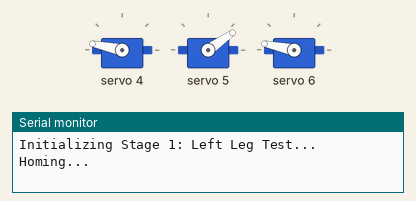
Bench run of a sketch on a simulated Arduino Uno, built with avr-gcc and run on an emulated ATmega328P. On the bench: 3 × servo, the last lines printed to the serial monitor.

Above: at 1.6 s.
At 2.7 s:
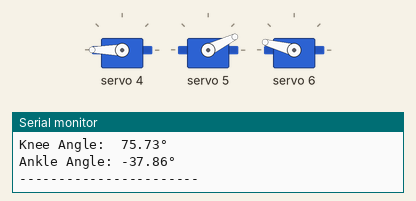
At 9.45 s:
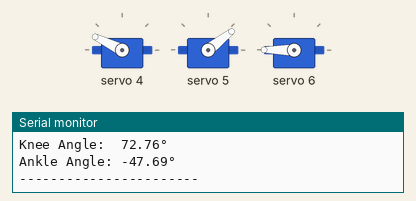
At 14.93 s:
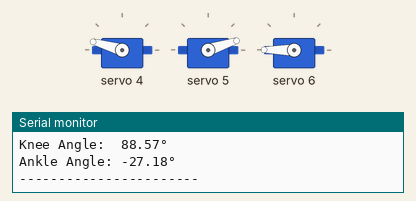
At 27.6 s:
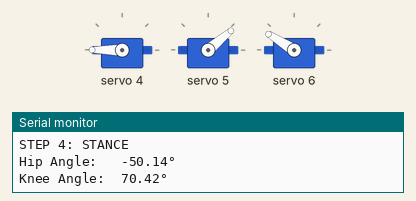
Timing chart, 0 to 40.0 s (numbered marks = the images above):
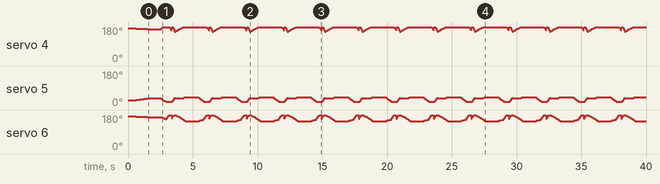

Measured:
- by itself, servo 4: 174° → 173° at 0.35 s, → 172° 0.30 s later, → 171° 0.30 s later, → 170° 0.28 s later, … (505 changes in this stretch)
- by itself, servo 5: 24° → 25° at 0.35 s, → 26° 0.16 s later, → 28° 0.13 s later, → 29° 0.15 s later, … (423 changes in this stretch)
- by itself, servo 6: 174° → 173° at 0.35 s, → 172° 0.30 s later, → 171° 0.30 s later, → 170° 0.28 s later, … (685 changes in this stretch)

The sketch:

Stage1_LeftLeg_Test.ino
```cpp
/*
  Stage1_LeftLeg_Test.ino
  Specific code for testing the Left Leg (Mirrored)
*/

#include <Wire.h>
#include <Adafruit_PWMServoDriver.h>
#include "BipedLeg.h"

Adafruit_PWMServoDriver pwm = Adafruit_PWMServoDriver();

// --- CONFIGURATION ---
// Channels: Hip=4, Knee=5, Ankle=6 (CHANGE IF NEEDED)
// The 'true' at the end enables LEFT LEG MIRROR MODE
BipedLeg leftLeg(&pwm, 4, 5, 6, true);

void setup() {
  Serial.begin(115200);
  Serial.println("Initializing Stage 1: Left Leg Test...");

  Wire.begin();
  pwm.begin();
  pwm.setPWMFreq(50);
  delay(200);

  // Apply Offsets (Start with 0, adjust after first run)
  // If the leg isn't straight at 90 deg, add values here: (Hip, Knee, Ankle)
  leftLeg.setOffsets(0.0, 0.0, 0.0);

  // --- HOMING ---
  Serial.println("Homing...");
  // Move to safe stance: X=0 (Centered), Y=-15cm (Height)
  leftLeg.moveToSmooth(0, -15.0, 1000);
  delay(1000);

  printStepInfo("HOME POSITION");
}

void loop() {
  // --- SINGLE LEG GAIT TEST (LEFT) ---
  // The coordinates are the same as Right Leg,
  // but the Library handles the servo mirroring automatically.

  // 1. Lift
  leftLeg.moveToSmooth(-4.0, -13.0, 300);
  printStepInfo("STEP 1: LIFT");

  // 2. Swing Forward
  leftLeg.moveToSmooth(3.0, -13.0, 300);
  printStepInfo("STEP 2: SWING FORWARD");

  // 3. Place Down
  leftLeg.moveToSmooth(3.0, -15.0, 200);
  printStepInfo("STEP 3: PLACE DOWN");

  // 4. Stance (Drag Back - Power Stroke)
  leftLeg.moveToSmooth(-4.0, -15.0, 600);
  printStepInfo("STEP 4: STANCE");

  delay(1000);
}

// --- LOGGING HELPER ---
void printStepInfo(String stepName) {
  Serial.println(stepName);
  Serial.print("Hip Angle:   "); Serial.print(leftLeg.getHipAngle()); Serial.println("°");
  Serial.print("Knee Angle:  "); Serial.print(leftLeg.getKneeAngle()); Serial.println("°");
  Serial.print("Ankle Angle: "); Serial.print(leftLeg.getAnkleAngle()); Serial.println("°");
  Serial.println("-----------------------");
}
```

BipedLeg.cpp
```cpp
#include "BipedLeg.h"

// UPDATE: Constructor now accepts isLeft flag
BipedLeg::BipedLeg(Adafruit_PWMServoDriver *driver, int hipCh, int kneeCh, int ankleCh, bool isLeft) {
  _pwm = driver;
  _hipCh = hipCh;
  _kneeCh = kneeCh;
  _ankleCh = ankleCh;
  _isLeft = isLeft; // Store the side

  _currX = 0;
  _currY = -14.0;
  _hipOffset = 0;
  _kneeOffset = 0;
  _ankleOffset = 0;

  _lastHip = 0; _lastKnee = 0; _lastAnkle = 0;
}

void BipedLeg::setOffsets(float hipOff, float kneeOff, float ankleOff) {
  _hipOffset = hipOff;
  _kneeOffset = kneeOff;
  _ankleOffset = ankleOff;
}

float BipedLeg::getX() { return _currX; }
float BipedLeg::getY() { return _currY; }
float BipedLeg::getHipAngle()   { return _lastHip; }
float BipedLeg::getKneeAngle()  { return _lastKnee; }
float BipedLeg::getAnkleAngle() { return _lastAnkle; }

void BipedLeg::setServoRaw(int channel, float angle) {
  int a = constrain((int)angle, 0, 180);
  int pulse = map(a, 0, 180, SERVOMIN, SERVOMAX);
  _pwm->setPWM(channel, 0, pulse);
}

bool BipedLeg::calculateIK(float x, float y, float &tHip, float &tKnee, float &tAnkle) {
  float dist = sqrt(x*x + y*y);

  if (dist > (L_FEMUR + L_TIBIA - 0.5)) return false;
  if (dist < 4.0) return false;

  // KNEE
  float cosGamma = (L_FEMUR*L_FEMUR + L_TIBIA*L_TIBIA - dist*dist) / (2 * L_FEMUR * L_TIBIA);
  cosGamma = constrain(cosGamma, -1.0, 1.0);
  float gamma = acos(cosGamma);
  float kneeRad = PI - gamma;

  // HIP
  float alpha = atan2(x, -y);
  float cosBeta = (L_FEMUR*L_FEMUR + dist*dist - L_TIBIA*L_TIBIA) / (2 * L_FEMUR * dist);
  cosBeta = constrain(cosBeta, -1.0, 1.0);
  float beta = acos(cosBeta);
  float hipRad = alpha - beta;

  // ANKLE
  float ankleRad = -(hipRad + kneeRad);

  tHip   = hipRad * 180.0 / PI;
  tKnee  = kneeRad * 180.0 / PI;
  tAnkle = ankleRad * 180.0 / PI;

  return true;
}

void BipedLeg::moveToSmooth(float targetX, float targetY, int duration_ms) {
  float startX = _currX;
  float startY = _currY;

  int steps = duration_ms / 10;
  if (steps < 1) steps = 1;

  float lastValidX = startX;  // ← track last TRUE position
  float lastValidY = startY;

  for (int i = 1; i <= steps; i++) {
    float t = (float)i / steps;
    float nowX = startX + (targetX - startX) * t;
    float nowY = startY + (targetY - startY) * t;

    float h, k, a;

    if (calculateIK(nowX, nowY, h, k, a)) {

      // CHECK if clamping would occur
      bool clamped = (h < HIP_MIN || h > HIP_MAX ||
                      k < KNEE_MIN || k > KNEE_MAX ||
                      a < ANKLE_MIN || a > ANKLE_MAX);

      h = constrain(h, HIP_MIN, HIP_MAX);
      k = constrain(k, KNEE_MIN, KNEE_MAX);
      a = constrain(a, ANKLE_MIN, ANKLE_MAX);

      float dir = _isLeft ? -1.0 : 1.0;
      setServoRaw(_hipCh,   90.0 + (h * dir) + _hipOffset);
      setServoRaw(_kneeCh,  90.0 + (k * dir) + _kneeOffset);
      setServoRaw(_ankleCh, 90.0 + (a * dir) + _ankleOffset);

      _lastHip = h; _lastKnee = k; _lastAnkle = a;

      // Only update tracked position if NOT clamped
      if (!clamped) {
        lastValidX = nowX;
        lastValidY = nowY;
      }
    }
    delay(10);
  }

  // Set to last HONEST position
  _currX = lastValidX;
  _currY = lastValidY;
}
```

BipedLeg.h
```cpp
#ifndef BIPEDLEG_H
#define BIPEDLEG_H

#include <Arduino.h>
#include <Wire.h>
#include <Adafruit_PWMServoDriver.h>
#include <math.h>

class BipedLeg {
  public:
    // UPDATE: Added 'isLeft' boolean to constructor
    BipedLeg(Adafruit_PWMServoDriver *driver, int hipCh, int kneeCh, int ankleCh, bool isLeft);

    void setServoRaw(int channel, float angle);
    void setOffsets(float hipOff, float kneeOff, float ankleOff);
    void moveToSmooth(float targetX, float targetY, int duration_ms);

    float getX();
    float getY();
    float getHipAngle();
    float getKneeAngle();
    float getAnkleAngle();

  private:
    Adafruit_PWMServoDriver *_pwm;
    int _hipCh, _kneeCh, _ankleCh;
    bool _isLeft; // Stores whether this is a Left Leg

    float _currX, _currY;
    float _hipOffset, _kneeOffset, _ankleOffset;
    float _lastHip, _lastKnee, _lastAnkle;

    const float L_FEMUR = 9.5;
    const float L_TIBIA = 9.5;

    const int SERVOMIN = 150;
    const int SERVOMAX = 600;

    // Constraints
    const float HIP_MIN   = -90.0;
    const float HIP_MAX   = 60.0;
    const float KNEE_MIN  = -90.0;
    const float KNEE_MAX  = 90.0;
    const float ANKLE_MIN = -90.0;
    const float ANKLE_MAX = 70.0;

    bool calculateIK(float x, float y, float &tHip, float &tKnee, float &tAnkle);
};

#endif
```
